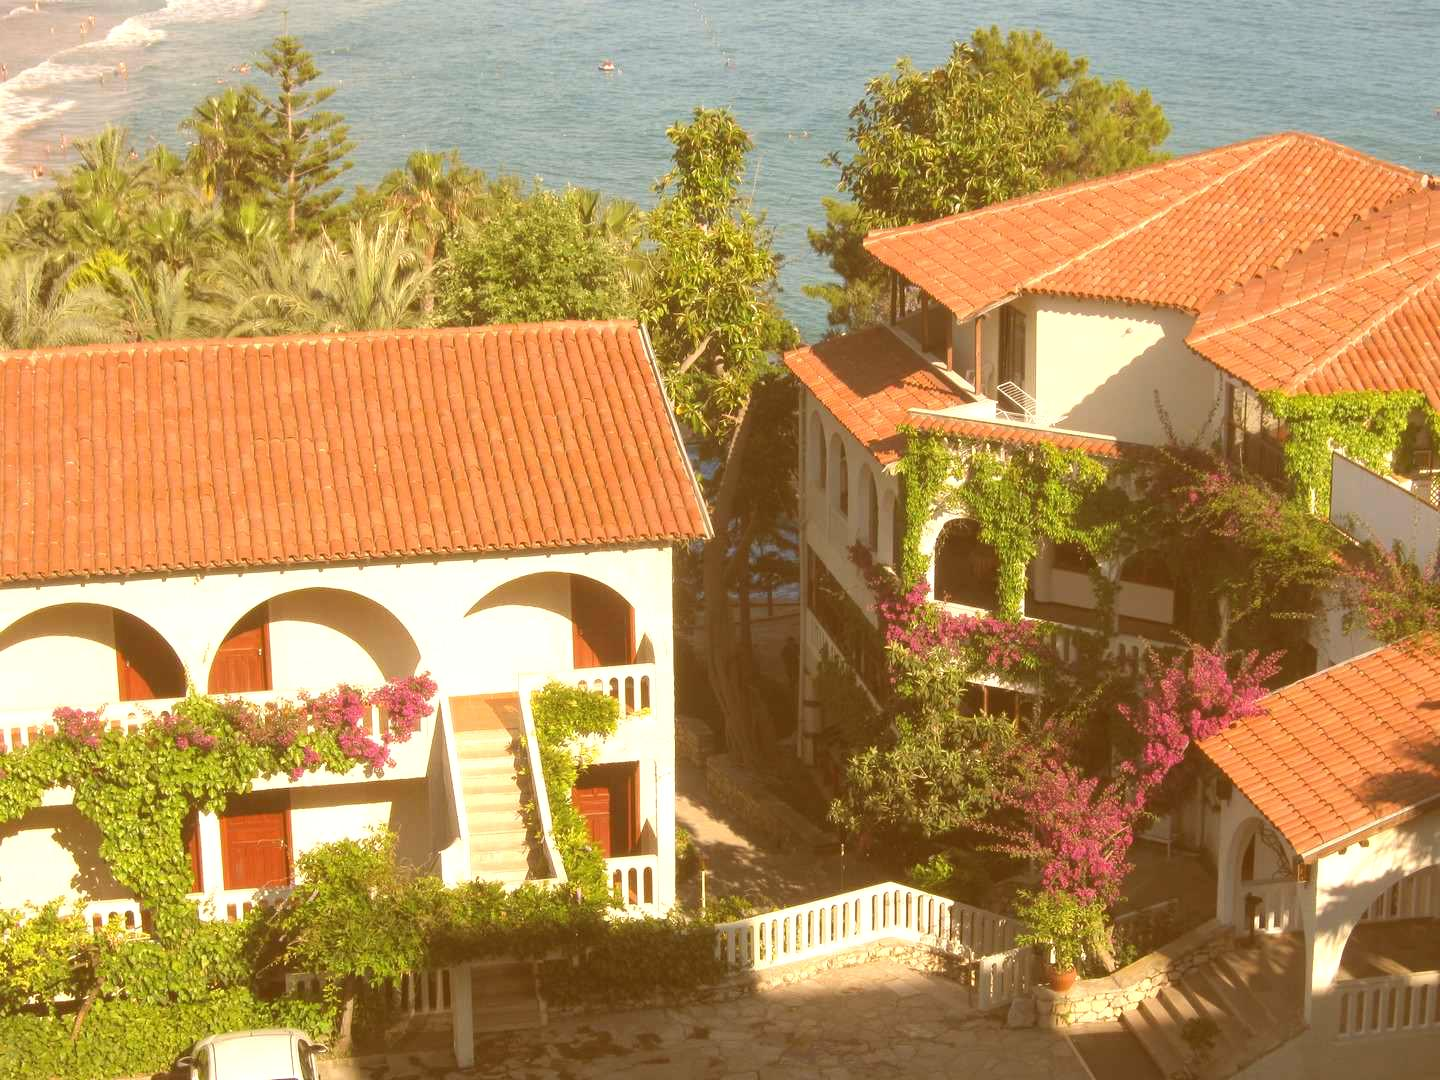

Here is the Python script that generated this plot:
import random
from PIL import Image, ImageDraw

image = Image.open("../roof.jpg")
draw = ImageDraw.Draw(image)
width  = image.size[0]
height = image.size[1]
pix = image.load()
for x in range(width):
        for y in range(height):
                r = pix[x, y][0]
                g = pix[x, y][1]
                b = pix[x, y][2]
                draw.point((x, y), (r + 80, g+40, b))
image.save("roofAmber.jpg")
del draw
